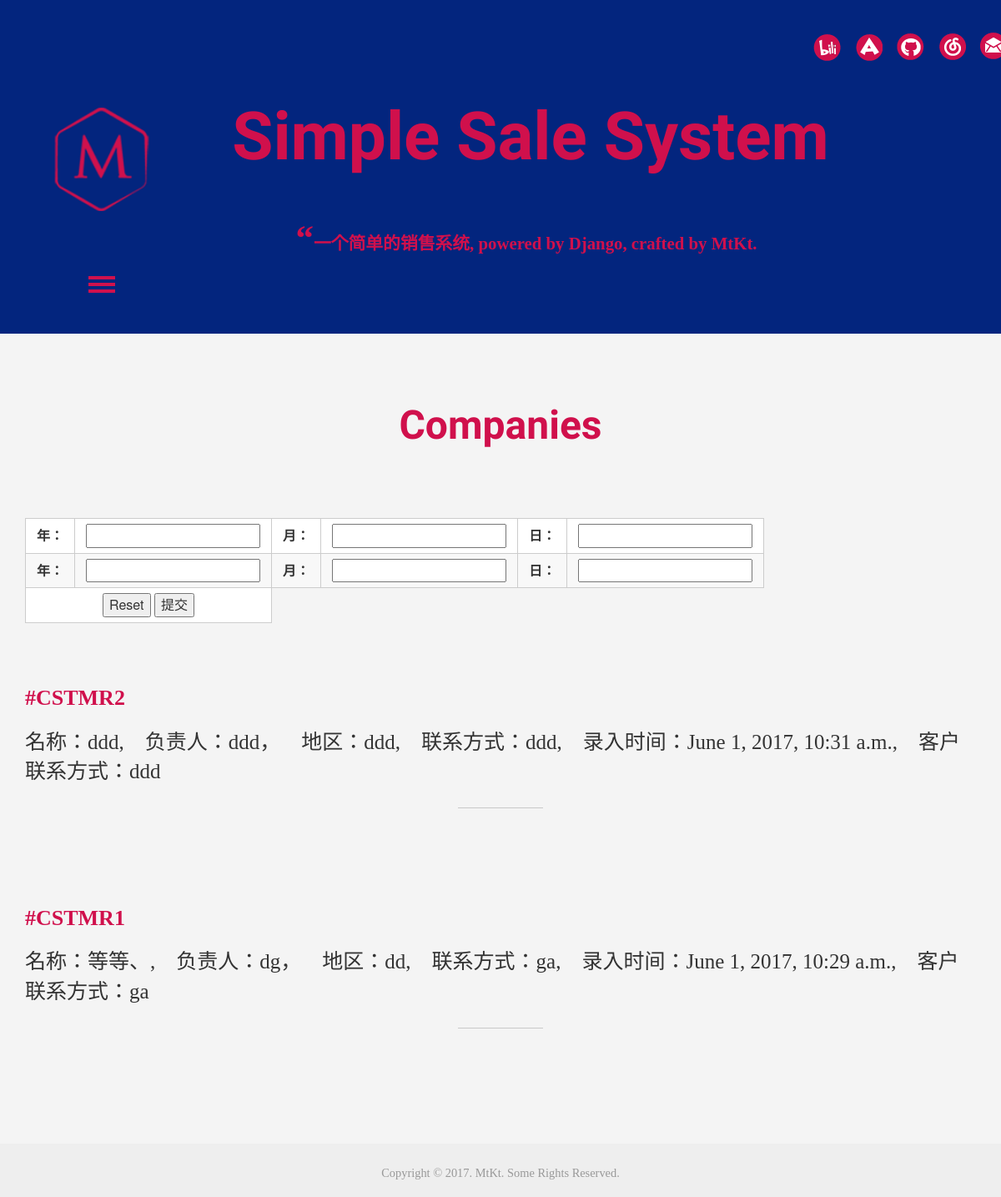
/companies/, run on an earlier commit of the app's database.
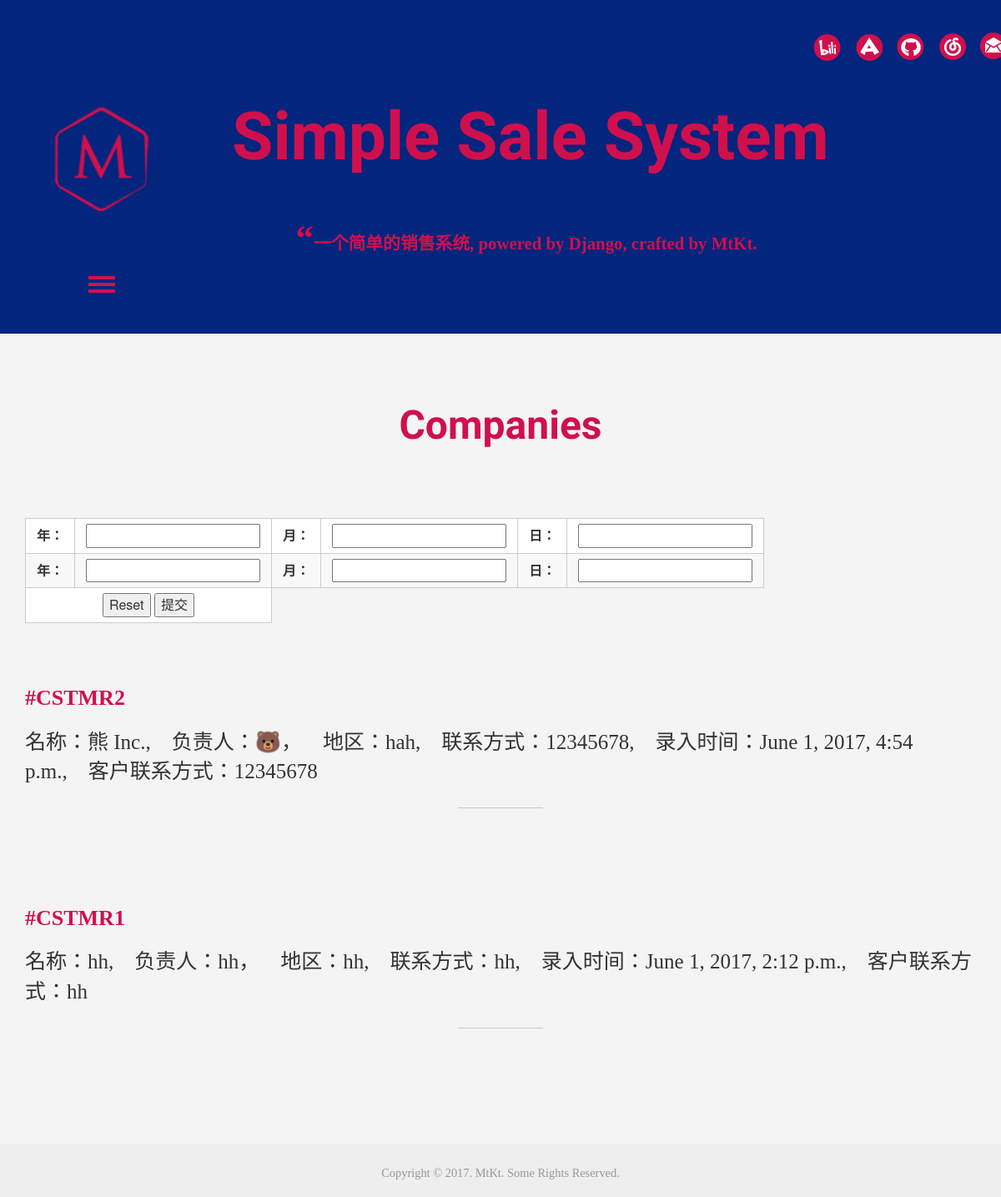
And on a later commit of the database.
### i_m/models.py (models this page shows, shortened)
class Company(models.Model):
    LEVEL = {
        0:u'A',
        1:u'B',
        2:u'C'
    }
    name = models.CharField('名称',max_length = 40)
    contact = models.CharField('负责人',max_length = 40)
    area = models.CharField('地区',max_length = 40)
    tel = models.CharField('联系方式',max_length = 40)
    create_time = models.DateTimeField('录入时间', auto_now_add=True)
    level = models.IntegerField('客户等级', default=0, choices=LEVEL.items())
    '''def save(self, *args, **kwargs):
        self.company_id = 'CSTMR'+self.create_time
        super().save(*args, **kwargs)'''
    def get_absolute_url(self):
        return reverse('i_m:company', kwargs={'company_id': self.id})

### i_m/views.py (the view, shortened to what this page needs)
# urls.py: url(r'companies/$', views.companies, name = 'companies'),
def companies(request):
    companies_list = Company.objects.order_by("-create_time")
    context=dict()
    context['companies_list'] = companies_list
    return render(request,"i_m/companies.html",context)

### i_m/templates/i_m/companies.html (shortened to what this page needs)
{% extends 'i_m/base.html'%}
{%  block content %}
<div id="about" class="about">
   <div class="container">
     <div class="about-top">
     <h3>Companies</h3>
       </div>
     </div>
   </div>
<div class="container">
<form action="/companies" method="get" >
    <table>
        <tr>
            <td><label for="txtname">年：</label></td>
            <td><input type="text" id="query" name="year_from" /></td>
            <td><label for="txtname">月：</label></td>
            <td><input type="text" id="query" name="month_from" /></td>
            <td><label for="txtname">日：</label></td>
            <td><input type="text" id="query" name="day_from" /></td>
        </tr>
        <tr>
            <td><label for="txtname">年：</label></td>
            <td><input type="text" id="query" name="year_to" /></td>
            <td><label for="txtname">月：</label></td>
            <td><input type="text" id="query" name="month_to" /></td>
            <td><label for="txtname">日：</label></td>
            <td><input type="text" id="query" name="day_to" /></td>
        </tr>
        <tr>
            <td colspan=2>
                <input type="reset" />
                <input type="submit" value="提交"/>
            </td>
        </tr>
    </table>
</form>
<br><br>
{% for company in companies_list %}
    {% autoescape off %}
      <article>
        <header>
          <h5 class="title-link">
            <div style="color: #D0104C;">
            <a href="{{company.get_absolute_url }}"><b>#CSTMR{{company.id}}</b></a>
          </h5>
          <p>名称：{{company.name}}</a>,&emsp;负责人：{{company.contact}}，&emsp;地区：{{company.area}},&emsp;联系方式：{{company.tel}},&emsp;录入时间：{{company.create_time}},&emsp;客户联系方式：{{company.tel}}
          <i class="strp"></i>
          </p>
        <br>
      </article>
    {% endautoescape %}
{% endfor %}
</div>
{%  endblock %}

What changed in the data, as far as the page shows it:
changed Company id 2: name "ddd" → "熊 Inc."; contact "ddd" → "🐻"; area "ddd" → "hah"; tel "ddd" → "12345678"; create_time "June 1, 2017, 10:31 a.m." → "June 1, 2017, 4:54 p.m."
changed Company id 1: name "等等、" → "hh"; contact "dg" → "hh"; area "dd" → "hh"; tel "ga" → "hh"; create_time "June 1, 2017, 10:29 a.m." → "June 1, 2017, 2:12 p.m."
